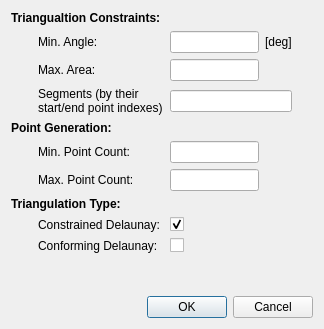
<?xml version="1.0" encoding="UTF-8"?>
<ui version="4.0">
 <class>TrianglePpOptions</class>
 <widget class="QDialog" name="TrianglePpOptions">
  <property name="geometry">
   <rect>
    <x>0</x>
    <y>0</y>
    <width>324</width>
    <height>329</height>
   </rect>
  </property>
  <property name="windowTitle">
   <string>Dialog</string>
  </property>
  <layout class="QVBoxLayout" name="verticalLayout">
   <item>
    <layout class="QGridLayout" name="gridLayout">
     <item row="4" column="1">
      <widget class="QLabel" name="label_11">
       <property name="text">
        <string>Segments (by their start/end point indexes)</string>
       </property>
       <property name="wordWrap">
        <bool>true</bool>
       </property>
      </widget>
     </item>
     <item row="4" column="2" colspan="2">
      <widget class="QLineEdit" name="segmentPointsLineEdit"/>
     </item>
     <item row="3" column="4">
      <spacer name="horizontalSpacer_2">
       <property name="orientation">
        <enum>Qt::Horizontal</enum>
       </property>
       <property name="sizeHint" stdset="0">
        <size>
         <width>40</width>
         <height>20</height>
        </size>
       </property>
      </spacer>
     </item>
     <item row="12" column="1">
      <widget class="QLabel" name="label_9">
       <property name="text">
        <string>Conforming Delaunay: </string>
       </property>
      </widget>
     </item>
     <item row="7" column="0" colspan="2">
      <widget class="QLabel" name="label_5">
       <property name="font">
        <font>
         <weight>75</weight>
         <bold>true</bold>
        </font>
       </property>
       <property name="text">
        <string>Point Generation:</string>
       </property>
      </widget>
     </item>
     <item row="8" column="0">
      <spacer name="horizontalSpacer_5">
       <property name="orientation">
        <enum>Qt::Horizontal</enum>
       </property>
       <property name="sizeHint" stdset="0">
        <size>
         <width>40</width>
         <height>20</height>
        </size>
       </property>
      </spacer>
     </item>
     <item row="3" column="1">
      <widget class="QLabel" name="label_3">
       <property name="text">
        <string>Max. Area: </string>
       </property>
      </widget>
     </item>
     <item row="2" column="3">
      <widget class="QLabel" name="label_7">
       <property name="text">
        <string>[deg]</string>
       </property>
      </widget>
     </item>
     <item row="3" column="2">
      <widget class="QLineEdit" name="maxAreaLineEdit">
       <property name="sizePolicy">
        <sizepolicy hsizetype="Preferred" vsizetype="Fixed">
         <horstretch>0</horstretch>
         <verstretch>0</verstretch>
        </sizepolicy>
       </property>
      </widget>
     </item>
     <item row="1" column="0" colspan="2">
      <widget class="QLabel" name="label_6">
       <property name="font">
        <font>
         <weight>75</weight>
         <bold>true</bold>
        </font>
       </property>
       <property name="text">
        <string>Triangualtion Constraints:</string>
       </property>
      </widget>
     </item>
     <item row="8" column="1">
      <widget class="QLabel" name="label_2">
       <property name="text">
        <string>Min. Point Count: </string>
       </property>
      </widget>
     </item>
     <item row="10" column="0" colspan="2">
      <widget class="QLabel" name="label_8">
       <property name="font">
        <font>
         <weight>75</weight>
         <bold>true</bold>
        </font>
       </property>
       <property name="text">
        <string>Triangulation Type:</string>
       </property>
      </widget>
     </item>
     <item row="9" column="2">
      <widget class="QLineEdit" name="maxPointCountLineEdit">
       <property name="sizePolicy">
        <sizepolicy hsizetype="Preferred" vsizetype="Fixed">
         <horstretch>0</horstretch>
         <verstretch>0</verstretch>
        </sizepolicy>
       </property>
      </widget>
     </item>
     <item row="2" column="2">
      <widget class="QLineEdit" name="minAngleLineEdit">
       <property name="sizePolicy">
        <sizepolicy hsizetype="Preferred" vsizetype="Fixed">
         <horstretch>0</horstretch>
         <verstretch>0</verstretch>
        </sizepolicy>
       </property>
      </widget>
     </item>
     <item row="9" column="1">
      <widget class="QLabel" name="label_4">
       <property name="text">
        <string>Max. Point Count: </string>
       </property>
      </widget>
     </item>
     <item row="8" column="2">
      <widget class="QLineEdit" name="minPointCountLineEdit">
       <property name="sizePolicy">
        <sizepolicy hsizetype="Preferred" vsizetype="Fixed">
         <horstretch>0</horstretch>
         <verstretch>0</verstretch>
        </sizepolicy>
       </property>
      </widget>
     </item>
     <item row="11" column="1">
      <widget class="QLabel" name="label_10">
       <property name="text">
        <string>Constrained Delaunay: </string>
       </property>
      </widget>
     </item>
     <item row="12" column="2">
      <widget class="QCheckBox" name="conformingDelaunayCheckBox">
       <property name="text">
        <string/>
       </property>
      </widget>
     </item>
     <item row="8" column="4">
      <spacer name="horizontalSpacer_3">
       <property name="orientation">
        <enum>Qt::Horizontal</enum>
       </property>
       <property name="sizeHint" stdset="0">
        <size>
         <width>40</width>
         <height>20</height>
        </size>
       </property>
      </spacer>
     </item>
     <item row="2" column="4">
      <spacer name="horizontalSpacer">
       <property name="orientation">
        <enum>Qt::Horizontal</enum>
       </property>
       <property name="sizeType">
        <enum>QSizePolicy::Expanding</enum>
       </property>
       <property name="sizeHint" stdset="0">
        <size>
         <width>40</width>
         <height>20</height>
        </size>
       </property>
      </spacer>
     </item>
     <item row="11" column="2">
      <widget class="QCheckBox" name="constrainedDelaunayCheckBox">
       <property name="text">
        <string/>
       </property>
       <property name="checked">
        <bool>true</bool>
       </property>
      </widget>
     </item>
     <item row="9" column="4">
      <spacer name="horizontalSpacer_4">
       <property name="orientation">
        <enum>Qt::Horizontal</enum>
       </property>
       <property name="sizeHint" stdset="0">
        <size>
         <width>40</width>
         <height>20</height>
        </size>
       </property>
      </spacer>
     </item>
     <item row="2" column="1">
      <widget class="QLabel" name="label">
       <property name="text">
        <string>Min. Angle: </string>
       </property>
      </widget>
     </item>
    </layout>
   </item>
   <item>
    <spacer name="verticalSpacer">
     <property name="orientation">
      <enum>Qt::Vertical</enum>
     </property>
     <property name="sizeHint" stdset="0">
      <size>
       <width>20</width>
       <height>44</height>
      </size>
     </property>
    </spacer>
   </item>
   <item>
    <widget class="QDialogButtonBox" name="buttonBox">
     <property name="orientation">
      <enum>Qt::Horizontal</enum>
     </property>
     <property name="standardButtons">
      <set>QDialogButtonBox::Cancel|QDialogButtonBox::Ok</set>
     </property>
    </widget>
   </item>
  </layout>
 </widget>
 <resources/>
 <connections>
  <connection>
   <sender>buttonBox</sender>
   <signal>accepted()</signal>
   <receiver>TrianglePpOptions</receiver>
   <slot>accept()</slot>
   <hints>
    <hint type="sourcelabel">
     <x>248</x>
     <y>254</y>
    </hint>
    <hint type="destinationlabel">
     <x>157</x>
     <y>274</y>
    </hint>
   </hints>
  </connection>
  <connection>
   <sender>buttonBox</sender>
   <signal>rejected()</signal>
   <receiver>TrianglePpOptions</receiver>
   <slot>reject()</slot>
   <hints>
    <hint type="sourcelabel">
     <x>316</x>
     <y>260</y>
    </hint>
    <hint type="destinationlabel">
     <x>286</x>
     <y>274</y>
    </hint>
   </hints>
  </connection>
 </connections>
</ui>
